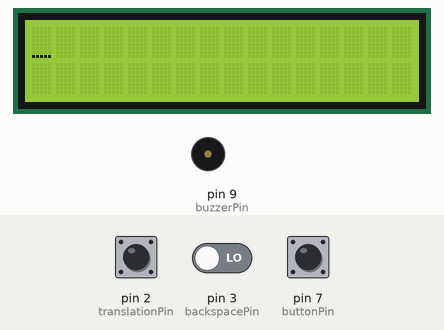
Recording of a sketch running on a simulated Arduino Uno, built with avr-gcc and run on an emulated ATmega328P. On the bench: 16×2 character LCD, buzzer (waves = sounding). Inputs (shaded band) come from the test bench; at power-on: pin 2 (translationPin) LOW, pin 3 (backspacePin) LOW, pin 7 (buttonPin) LOW. What the sketch prints to the serial monitor is not drawn.

Above: at 1.2 s.
1.3 s: pin 2 (translationPin) driven HIGH
At 2.5 s:
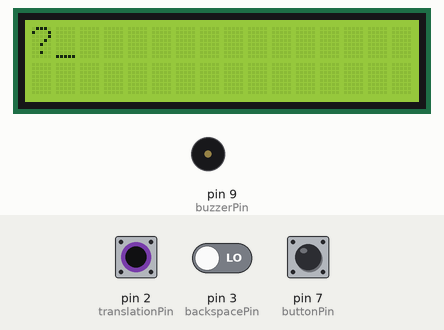
2.8 s: pin 3 (backspacePin) driven HIGH
At 3.9 s:
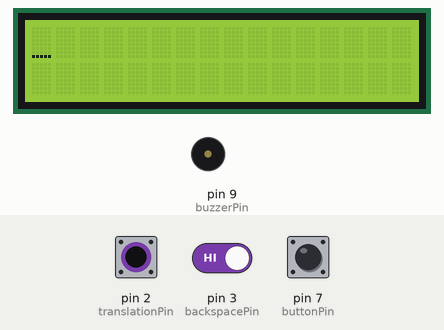
4.3 s: pin 2 (translationPin) pulsed LOW 5 times (0.12 s each, 0.3 s apart)
At 6.7 s:
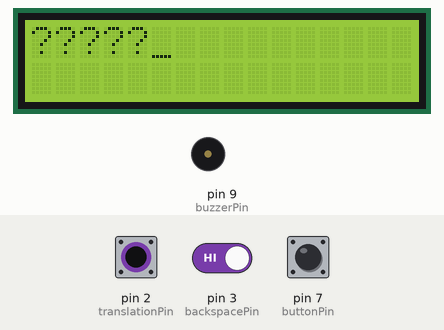
7.3 s: pin 2 (translationPin) pulsed LOW 2 times (0.12 s each, 0.3 s apart)
At 8.3 s:
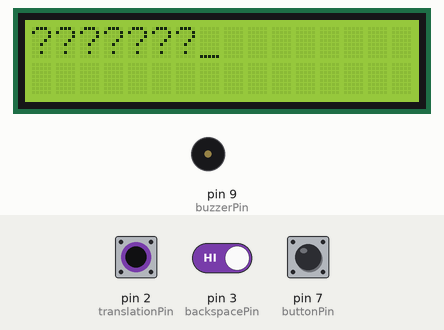
Timing chart, 0 to 30.6 s (numbered marks = the images above; inputs shaded):
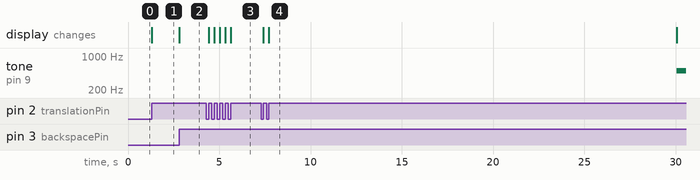

Measured:
- after the input at 1.3 s, the display: changes at once (image 1)
- after the input at 2.8 s, the display: changes at once (image 2)
- after the input at 4.3 s, the display: first changes after 0.12 s (image 3 shows a later state)
- after the input at 7.3 s, the display: first changes after 0.12 s (image 4 shows a later state)

The sketch:

MorseProject.ino
```cpp
#include <LiquidCrystal.h>

LiquidCrystal lcd(12,11,5,4,10,8);
const int shortDuration = 200;
const int longDuration = 500;
const int buttonPin = 7;
const int backspacePin = 3;
const int translationPin = 2;
const int buzzerPin = 9;
volatile int cursorX = 0;
volatile int cursorY = 0;
const int maxLength = 6;
volatile char inputSeq[maxLength] = "******";
volatile int index = 0;


char* letters[] = {
  ".-", "-...", "-.-.", "-..", ".", "..-.", "--.", "....", "..",    // A-I
  ".---", "-.-", ".-..", "--", "-.", "---", ".--.", "--.-", ".-.",  // J-R
  "...", "-", "..-", "...-", ".--", "-..-", "-.--", "--.."          // S-Z
};
char* numbers[] = {
  "-----", ".----", "..---", "...--", "....-", ".....", "-....", "--...", "---..", "----."};

void backSpace(){//interrupt pin 3
  //Serial.println("back");
  if(cursorX==0&&cursorY==1){
    lcd.write(' ');
    cursorX=15;
    cursorY=0;
    lcd.setCursor(cursorX,cursorY);
  }
  else if (cursorX>0){
    cursorX--;
    lcd.setCursor(cursorX,cursorY);
    lcd.write(' ');
    lcd.setCursor(cursorX,cursorY);
  }
  if(index>0){
    index--;
  }
}

void translate(){//interrupt pin 2
  char ts='?';
  char real[index];
  for(int i=0;i<index;i++){
    real[i]=inputSeq[i];
  }
  for(int i=0;i<26;i++){
    if(strcmp(letters[i],real)==0){
      ts=(char)(i+97);
      break;
    }
    if(i<=9&&strcmp(numbers[i],real)==0){
      ts=(char)(i+48);
      break;
    }
  }
  removePlaces(index);
  publish(ts);
  resetInput();

}

void setup() {
  pinMode(translationPin,INPUT);
  pinMode(buttonPin,INPUT);
  pinMode(backspacePin,INPUT);
  pinMode(buzzerPin,OUTPUT);
  attachInterrupt(1,backSpace,RISING);
  attachInterrupt(0,translate,RISING);
  Serial.begin(9600);
  lcd.begin(16,2);
  lcd.clear();
  lcd.home();
  lcd.leftToRight();
  lcd.cursor();
}

void loop() {
  if(cursorX==16){
    cursorY=1;
    cursorX=0;
    lcd.setCursor(cursorX,cursorY);
  }
  long pressDuration = pulseIn(7,LOW,30000000/*30 sec*/)/1000;
  if(pressDuration < shortDuration &&  pressDuration > 20){
    tone(buzzerPin,500,shortDuration);
    publish('.');
  }
  else if(pressDuration < longDuration){
    tone(buzzerPin,500,longDuration);
    publish('-');
  }
  else{
    publish(' ');
  }

  if(Serial.available()>0 && Serial.read()=='#'){
    lcd.clear();
    lcd.home();
    cursorX=0;
    cursorY=0;
  }
}

void publish(char c){
  lcd.write(c);
  Serial.print(c);
  cursorX++;
  if(c!=' '){
    addChar(c);
  }
  else{
    resetInput();
  }
}

void removePlaces(int n){
  for(int i=0;i<n;i++){
    backSpace();
  }
}

void addChar(char c){
  inputSeq[index]=c;
  index++;
}

void resetInput(){
  for(int i=0;i<maxLength;i++){
    inputSeq[i]='*';
  }
  index=0;
}
```
